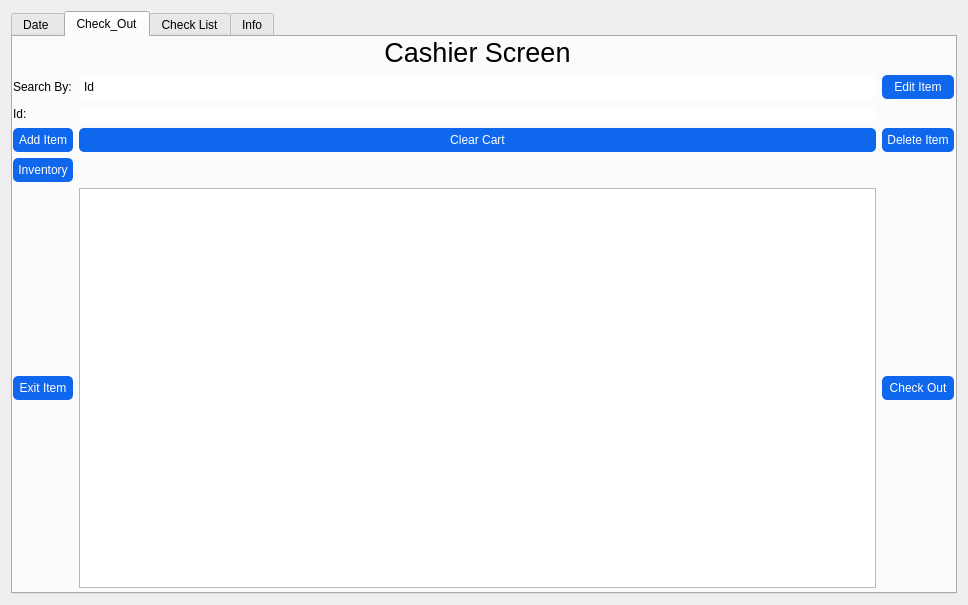
<?xml version="1.0" encoding="UTF-8"?>
<ui version="4.0">
 <class>CashierScreen</class>
 <widget class="QWidget" name="CashierScreen">
  <property name="geometry">
   <rect>
    <x>0</x>
    <y>0</y>
    <width>968</width>
    <height>605</height>
   </rect>
  </property>
  <property name="windowTitle">
   <string>Cashier Screen</string>
  </property>
  <layout class="QVBoxLayout" name="verticalLayout">
   <item>
    <widget class="QTabWidget" name="CheckOut">
     <property name="enabled">
      <bool>true</bool>
     </property>
     <property name="currentIndex">
      <number>1</number>
     </property>
     <widget class="QWidget" name="Warning">
      <property name="enabled">
       <bool>false</bool>
      </property>
      <attribute name="title">
       <string>Date </string>
      </attribute>
      <widget class="QCalendarWidget" name="calendarWidget">
       <property name="geometry">
        <rect>
         <x>-1</x>
         <y>2</y>
         <width>371</width>
         <height>291</height>
        </rect>
       </property>
      </widget>
      <widget class="QTextBrowser" name="textBrowser">
       <property name="geometry">
        <rect>
         <x>430</x>
         <y>80</y>
         <width>421</width>
         <height>301</height>
        </rect>
       </property>
       <property name="html">
        <string>&lt;!DOCTYPE HTML PUBLIC &quot;-//W3C//DTD HTML 4.0//EN&quot; &quot;http://www.w3.org/TR/REC-html40/strict.dtd&quot;&gt;
&lt;html&gt;&lt;head&gt;&lt;meta name=&quot;qrichtext&quot; content=&quot;1&quot; /&gt;&lt;meta charset=&quot;utf-8&quot; /&gt;&lt;style type=&quot;text/css&quot;&gt;
p, li { white-space: pre-wrap; }
hr { height: 1px; border-width: 0; }
li.unchecked::marker { content: &quot;\2610&quot;; }
li.checked::marker { content: &quot;\2612&quot;; }
&lt;/style&gt;&lt;/head&gt;&lt;body style=&quot; font-family:'Segoe UI'; font-size:9pt; font-weight:400; font-style:normal;&quot;&gt;
&lt;p style=&quot; margin-top:0px; margin-bottom:0px; margin-left:0px; margin-right:0px; -qt-block-indent:0; text-indent:0px;&quot;&gt;!! &lt;span style=&quot; font-weight:704; color:#ff0000;&quot;&gt;Warning&lt;/span&gt;: You are now in the danger zone. Any changes you make here may be irreversible.&lt;br /&gt;&lt;br /&gt;By using this account, you agree that you, the user, are authorized to access this area. Any change made using this area is&lt;br /&gt;your responsibility, and you shall account for any damage that may come as a result of accessing this area.&lt;br /&gt;&lt;br /&gt;If you are not authorized to view this area, please discontinue using this workstation and contact your supervisor&lt;br /&gt;&lt;span style=&quot; font-weight:704;&quot;&gt;IMMEDIATELY&lt;/span&gt;. Failure to comply will result in criminal prosecution to the fullest extent under the law.&lt;/p&gt;
&lt;p style=&quot; margin-top:0px; margin-bottom:0px; margin-left:0px; margin-right:0px; -qt-block-indent:0; text-indent:0px;&quot;&gt;&lt;span style=&quot; font-weight:704;&quot;&gt;Go To next Tab to check out.&lt;/span&gt;&lt;/p&gt;&lt;/body&gt;&lt;/html&gt;</string>
       </property>
      </widget>
     </widget>
     <widget class="QWidget" name="widget">
      <attribute name="title">
       <string>Check_Out</string>
      </attribute>
      <widget class="QWidget" name="layoutWidget">
       <property name="geometry">
        <rect>
         <x>0</x>
         <y>0</y>
         <width>941</width>
         <height>551</height>
        </rect>
       </property>
       <layout class="QGridLayout" name="gridLayout">
        <item row="2" column="2">
         <widget class="QLineEdit" name="keyword">
          <property name="styleSheet">
           <string notr="true">QLineEdit{
border-radius: 5px;
}
</string>
          </property>
         </widget>
        </item>
        <item row="3" column="0">
         <widget class="QPushButton" name="addItemButton">
          <property name="styleSheet">
           <string notr="true">QPushButton{
    color: white;
    background-color: #0e67ed;
    border-radius: 5px;
    padding: 5px;
}</string>
          </property>
          <property name="text">
           <string>Add Item</string>
          </property>
         </widget>
        </item>
        <item row="1" column="0">
         <widget class="QLabel" name="itemLabel">
          <property name="text">
           <string>Search By:</string>
          </property>
         </widget>
        </item>
        <item row="3" column="3">
         <widget class="QPushButton" name="deleteItemButton">
          <property name="styleSheet">
           <string notr="true">QPushButton{
    color: white;
    background-color: #0e67ed;
    border-radius: 5px;
    padding: 5px;
}</string>
          </property>
          <property name="text">
           <string>Delete Item</string>
          </property>
         </widget>
        </item>
        <item row="1" column="2">
         <widget class="QComboBox" name="filter">
          <property name="styleSheet">
           <string notr="true">QGroupBox{
border: 0;
}
QComboBox{
border-radius: 5px;
padding: 5px;
}
QComboBox::drop-down { 
	width: 0px; 
}</string>
          </property>
          <item>
           <property name="text">
            <string>Id</string>
           </property>
          </item>
          <item>
           <property name="text">
            <string>Name</string>
           </property>
          </item>
         </widget>
        </item>
        <item row="0" column="2">
         <widget class="QLabel" name="titleLabel">
          <property name="font">
           <font>
            <pointsize>20</pointsize>
           </font>
          </property>
          <property name="text">
           <string>Cashier Screen</string>
          </property>
          <property name="alignment">
           <set>Qt::AlignCenter</set>
          </property>
         </widget>
        </item>
        <item row="1" column="3">
         <widget class="QPushButton" name="editItemButton">
          <property name="styleSheet">
           <string notr="true">QPushButton{
    color: white;
    background-color: #0e67ed;
    border-radius: 5px;
    padding: 5px;
}</string>
          </property>
          <property name="text">
           <string>Edit Item</string>
          </property>
         </widget>
        </item>
        <item row="6" column="2">
         <widget class="QListWidget" name="cartListWidget"/>
        </item>
        <item row="6" column="3">
         <widget class="QPushButton" name="checkOutButton">
          <property name="minimumSize">
           <size>
            <width>10</width>
            <height>0</height>
           </size>
          </property>
          <property name="styleSheet">
           <string notr="true">QPushButton{
    color: white;
    background-color: #0e67ed;
    border-radius: 5px;
    padding: 5px;
}</string>
          </property>
          <property name="text">
           <string>Check Out</string>
          </property>
         </widget>
        </item>
        <item row="2" column="0">
         <widget class="QLabel" name="keywordLabel">
          <property name="text">
           <string>Id:</string>
          </property>
         </widget>
        </item>
        <item row="6" column="0">
         <widget class="QPushButton" name="ExitItem">
          <property name="styleSheet">
           <string notr="true">QPushButton{
    color: white;
    background-color: #0e67ed;
    border-radius: 5px;
    padding: 5px;
}</string>
          </property>
          <property name="text">
           <string>Exit Item</string>
          </property>
         </widget>
        </item>
        <item row="3" column="2">
         <widget class="QPushButton" name="viewCartButton">
          <property name="styleSheet">
           <string notr="true">QPushButton{
    color: white;
    background-color: #0e67ed;
    border-radius: 5px;
    padding: 5px;
}</string>
          </property>
          <property name="text">
           <string>Clear Cart</string>
          </property>
         </widget>
        </item>
        <item row="4" column="0">
         <widget class="QPushButton" name="inventoryButton">
          <property name="styleSheet">
           <string notr="true">QPushButton{
    color: white;
    background-color: #0e67ed;
    border-radius: 5px;
    padding: 5px;
}</string>
          </property>
          <property name="text">
           <string>Inventory</string>
          </property>
         </widget>
        </item>
       </layout>
      </widget>
     </widget>
     <widget class="QWidget" name="Information">
      <attribute name="title">
       <string>Check List</string>
      </attribute>
      <widget class="QCheckBox" name="checkBox">
       <property name="geometry">
        <rect>
         <x>10</x>
         <y>10</y>
         <width>431</width>
         <height>22</height>
        </rect>
       </property>
       <property name="text">
        <string>Did You took all money out of the draw?</string>
       </property>
      </widget>
      <widget class="QCheckBox" name="checkBox_2">
       <property name="geometry">
        <rect>
         <x>10</x>
         <y>50</y>
         <width>231</width>
         <height>22</height>
        </rect>
       </property>
       <property name="text">
        <string>Did you took all reciept?</string>
       </property>
      </widget>
      <widget class="QCheckBox" name="checkBox_3">
       <property name="geometry">
        <rect>
         <x>10</x>
         <y>90</y>
         <width>241</width>
         <height>22</height>
        </rect>
       </property>
       <property name="text">
        <string>You Ready for log out?</string>
       </property>
      </widget>
     </widget>
     <widget class="QWidget" name="LogOut">
      <attribute name="title">
       <string>Info</string>
      </attribute>
      <widget class="QPushButton" name="Exit">
       <property name="geometry">
        <rect>
         <x>680</x>
         <y>430</y>
         <width>241</width>
         <height>101</height>
        </rect>
       </property>
       <property name="styleSheet">
        <string notr="true">QPushButton{
    color: white;
    background-color: #0e67ed;
    border-radius: 5px;
    padding: 5px;
}</string>
       </property>
       <property name="text">
        <string>Exit</string>
       </property>
      </widget>
      <widget class="QPushButton" name="Total">
       <property name="geometry">
        <rect>
         <x>30</x>
         <y>30</y>
         <width>201</width>
         <height>71</height>
        </rect>
       </property>
       <property name="styleSheet">
        <string notr="true">QPushButton{
    color: white;
    background-color: #0e67ed;
    border-radius: 5px;
    padding: 5px;
}</string>
       </property>
       <property name="text">
        <string>Total Day</string>
       </property>
      </widget>
      <widget class="QPushButton" name="history">
       <property name="geometry">
        <rect>
         <x>430</x>
         <y>30</y>
         <width>181</width>
         <height>71</height>
        </rect>
       </property>
       <property name="styleSheet">
        <string notr="true">QPushButton{
    color: white;
    background-color: #0e67ed;
    border-radius: 5px;
    padding: 5px;
}</string>
       </property>
       <property name="text">
        <string>History Check Out</string>
       </property>
      </widget>
      <widget class="QPushButton" name="logout">
       <property name="geometry">
        <rect>
         <x>30</x>
         <y>120</y>
         <width>201</width>
         <height>91</height>
        </rect>
       </property>
       <property name="styleSheet">
        <string notr="true">QPushButton{
    color: white;
    background-color: #0e67ed;
    border-radius: 5px;
    padding: 5px;
}</string>
       </property>
       <property name="text">
        <string>Log Out Account</string>
       </property>
      </widget>
      <widget class="QPushButton" name="changePassword">
       <property name="geometry">
        <rect>
         <x>430</x>
         <y>110</y>
         <width>181</width>
         <height>91</height>
        </rect>
       </property>
       <property name="styleSheet">
        <string notr="true">QPushButton{
    color: white;
    background-color: #0e67ed;
    border-radius: 5px;
    padding: 5px;
}</string>
       </property>
       <property name="text">
        <string>Change Password</string>
       </property>
      </widget>
      <widget class="QPushButton" name="profile">
       <property name="geometry">
        <rect>
         <x>240</x>
         <y>250</y>
         <width>181</width>
         <height>91</height>
        </rect>
       </property>
       <property name="styleSheet">
        <string notr="true">QPushButton{
    color: white;
    background-color: #0e67ed;
    border-radius: 5px;
    padding: 5px;
}</string>
       </property>
       <property name="text">
        <string>Profile</string>
       </property>
      </widget>
     </widget>
    </widget>
   </item>
  </layout>
 </widget>
 <resources/>
 <connections>
  <connection>
   <sender>history</sender>
   <signal>clicked()</signal>
   <receiver>CashierScreen</receiver>
   <slot>show()</slot>
   <hints>
    <hint type="sourcelabel">
     <x>501</x>
     <y>75</y>
    </hint>
    <hint type="destinationlabel">
     <x>483</x>
     <y>302</y>
    </hint>
   </hints>
  </connection>
 </connections>
</ui>
